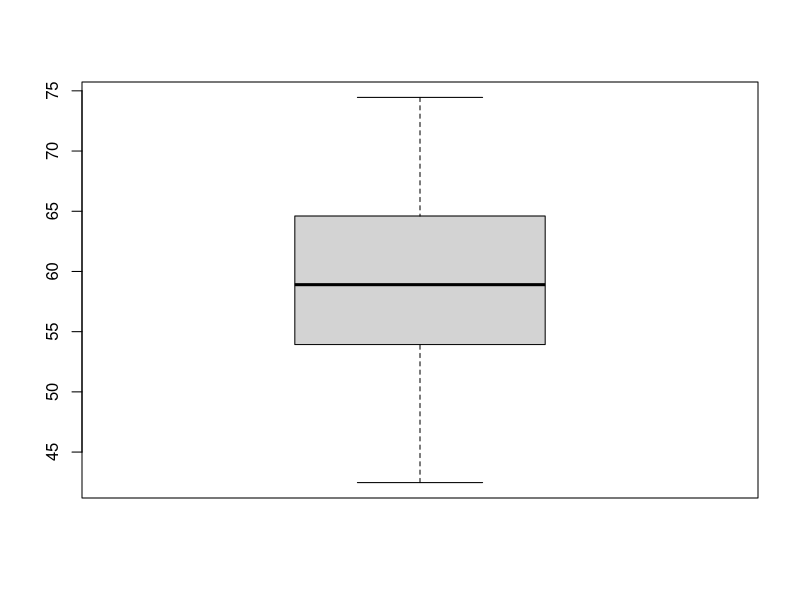
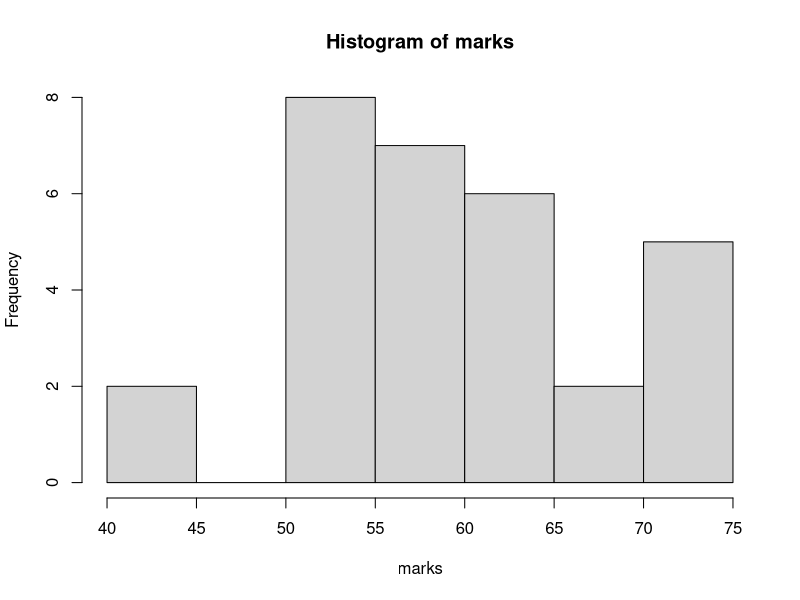
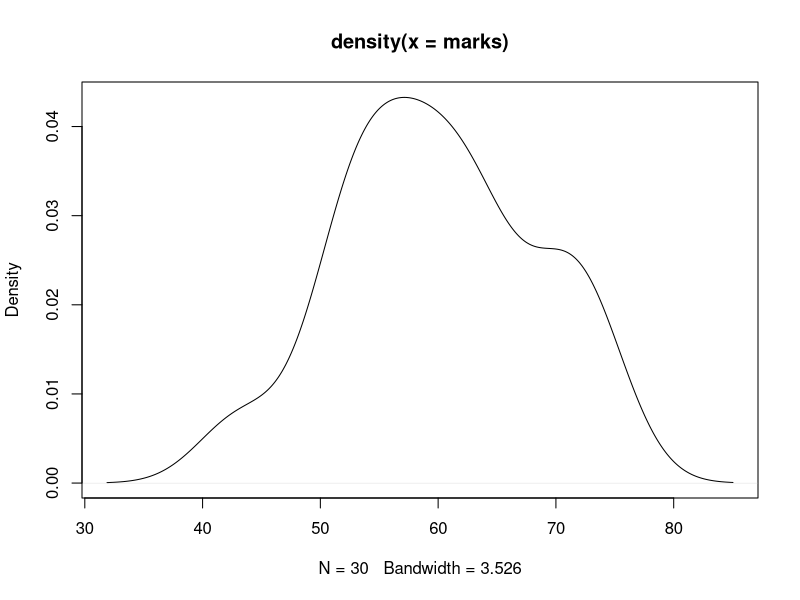
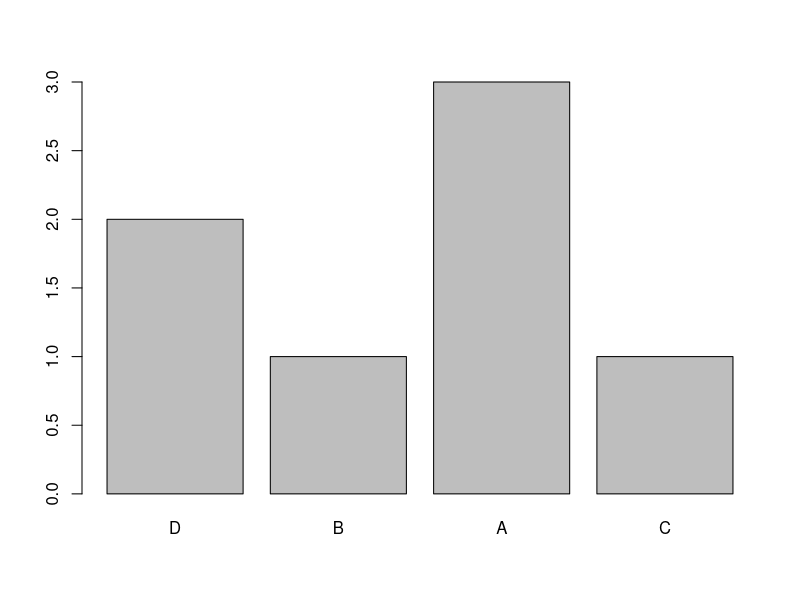
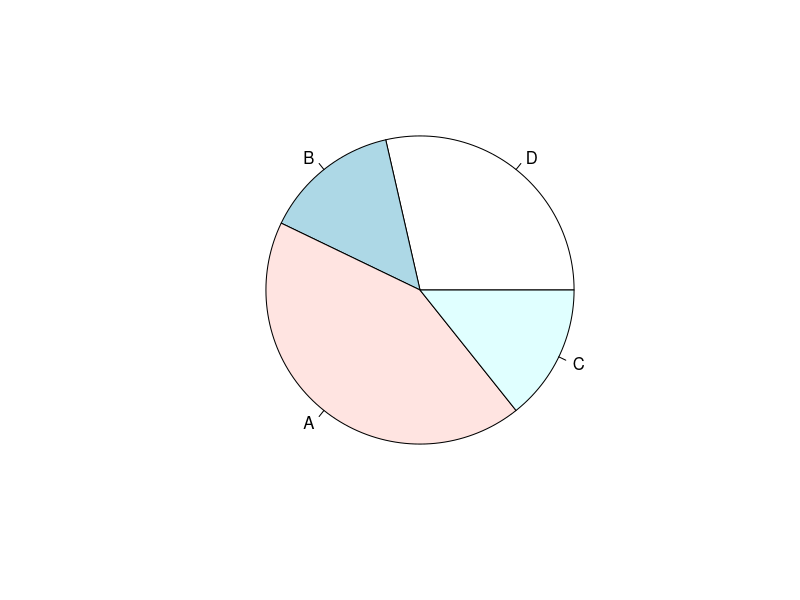

Write the R code that produced these figures, in order. (Note: this script raises an error after producing the figures.)
#vector----
a<-1:10
a
x=c(1,2,3)
x1=1:1000000
length(x1)
x2=seq(10,100,2)
x2
?seq
x3=seq(from=10,to=100,by=4)
x3

#numeric vector----
(marks=rnorm(30,mean=60,sd=10))
mean(marks)
median(marks)
mode(marks) #no mode
sd(marks)
var(marks)

summary(marks)
boxplot(marks)
length(marks)
range(marks)
str(marks)
class(marks)

hist(marks)
plot(density(marks))

#character vector----

(names=c('Ram','Shyam','Robin'))
length(names)
mean(names) #not possible
class(names)
summary(names)


gender=c('M','F','M')
summary(gender)
genderF=factor(gender) #categorical data conversioon
summary(genderF)


(grades=c('A','B','C','D','A','D','A'))
gradesF=factor(grades,ordered=T)
summary(gradesF)
gradesF


gradesF1=factor(grades,ordered=T,levels=c('D','B','A','C'))
summary(gradesF1)
gradesF1
table(gradesF1)
table(gender)

barplot(table(gradesF1))
pie(table(gradesF1))
median(gradesF1)


#logical vector----
(married = c(T,F,T,F,T,F))
#married
table(married)
summary(married)
class(married)
sum(married) #True means 1 False means 0

#subset of marks
marks
trunc(marks);round(marks);floor(marks);ceiling(marks)
(marks1=trunc(marks))
marks1[1]
marks1[18]
marks1[1:5]
(marks1[-2])
marks1[c(1,5,10,30)]
mean(marks1[c(1,5,10,30)])

(marks1[marks1>60])
marks1>60
length(marks1[marks1>60 & marks<75])

set.seed(1234)
gender2 = sample(c('M','F'),size=100000,replace=T,prob=c(0.3,0.7))
#gender2
table(gender2)
prop.table(table(gender2))

